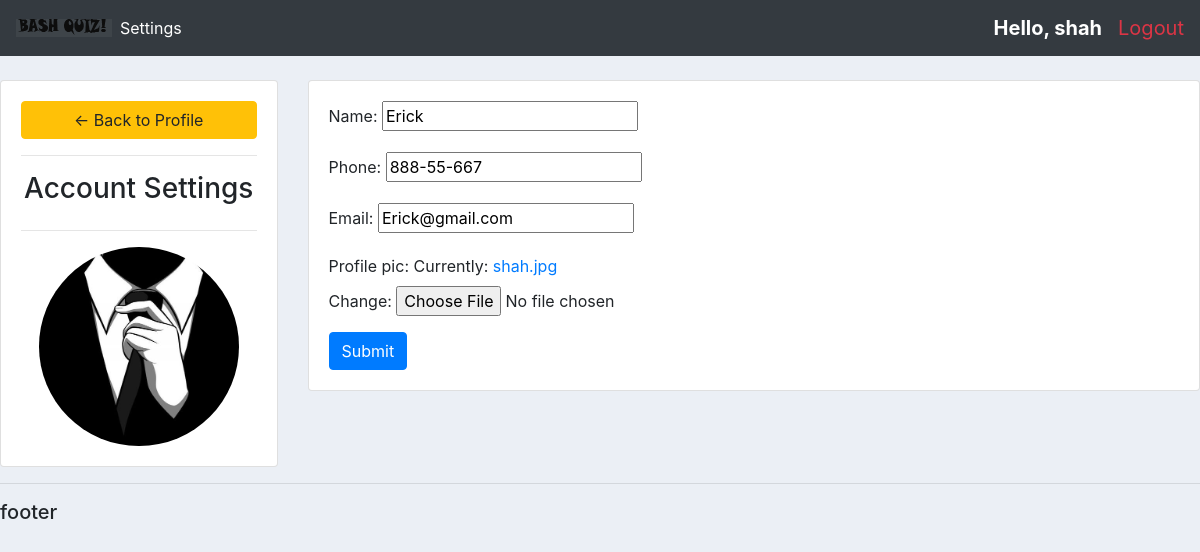
/settings/ (signed in), run on the app's committed database.
### accounts/models.py (models this page shows, shortened)
class Customer(models.Model):
	user = models.OneToOneField(User, null=True, blank=True, on_delete=models.CASCADE)
	name = models.CharField(max_length=200, null=True)
	phone = models.CharField(max_length=200, null=True)
	email = models.CharField(max_length=200, null=True)
	profile_pic = models.ImageField(default="shah.jpg" ,null=True)
	date_created = models.DateTimeField(auto_now_add=True, null=True)

### accounts/decorators.py (the view, shortened to what this page needs)
		def wrapper_func(request, *args, **kwargs):
			group = None
			if request.user.groups.exists():
				group = request.user.groups.all()[0].name
			if group in allowed_roles:
				return view_func(request, *args, **kwargs)
			else:
				return HttpResponse('You are not allowed here')

### accounts/forms.py
class CustomerForm(ModelForm):
	class Meta:
		model = Customer
		fields = '__all__'
		exclude = ['user']

### accounts/views.py (called while the page is built)
@login_required(login_url='login')
@allowed_users(allowed_roles=['customers'])
def settings(request):
	user = request.user.customer
	form = CustomerForm(instance=user)
	if request.method == 'POST':
		form = CustomerForm(request.POST, request.FILES, instance=user)
		if form.is_valid:
			form.save()
	contex = {'form':form}
	return render(request, 'account_settings.html', contex)

### templates/account_settings.html (shortened to what this page needs)
{% extends 'main.html' %}
{% load static %}
{% block content %}
<br>
<div class="row">
	<div class="col-md-3">
		<div class="card card-body">
			<a class="btn btn-warning" href="{% url 'home' %}"> &#8592; Back to Profile</a>
			<hr>
			<h3 style="text-align: center">Account Settings</h3>
			<hr>
			<img class="profile-pic" src="{{request.user.customer.profile_pic.url}}" >
		</div>
	</div>
	<div class="col-md-9">
		<div class="card card-body">
			<form method="POST" action="" enctype="multipart/form-data">
				{{form.as_p}}
			<input class="btn btn-primary" type="submit" name="Update Information">
			</form>
		</div>
	</div>
</div>
{% endblock %}

### templates/navbar.html (shortened to what this page needs)
{% load static %}
<nav class="navbar navbar-expand-lg navbar-dark bg-dark">
  <img src="{% static 'images/logo.png'%}">
  <div class="collapse navbar-collapse" id="navbarNav">
    <ul class="navbar-nav">
      {% if request.user.is_staff %}
      <li class="nav-item active">
        <a class="nav-link" href="{% url 'home' %}">Dashboard</a>
      </li>
      <li class="nav-item active">
        <a class="nav-link" href="{% url 'products' %}">Products</a>
      </li>
      {% else %}
      <li class="nav-item active">
        <a class="nav-link" href="{% url 'settings' %}">Settings</a>
      </li>
      {% endif %}
    </ul>
  </div>
  <span class="text-white mr-3 font-weight-bold h-msg">Hello, {{user.username}}</span>
  <span><a class="text-danger h-msg" href="{% url 'logout' %}">Logout</a></span>
</nav>

### static/css/main.css (style rules this page uses)
body { background-color: #ebeff5; }

### templates/navbar.html (style rules this page uses)
.h-msg { font-size: 20px; }

### templates/account_settings.html (style rules this page uses)
.profile-pic { max-width: 200px; max-height:200px; margin: 0 auto; border-radius: 50%; }

### data on the page
Customer: name "Erick", phone "888-55-667", email "Erick@gmail.com"

### other printed values
{{ user.username }} "shah"
